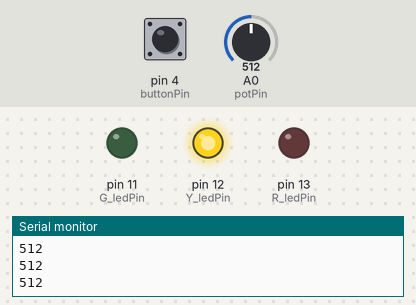
The sketch below on a simulated Arduino Uno, built with avr-gcc and run on an emulated ATmega328P. Parts: output pins drawn as LEDs (lit = HIGH), the last lines printed to the serial monitor. The test bench sets the inputs (shaded band); at power-on: pin 4 (buttonPin) LOW, A0 (potPin) = 512.

Above: at 1.2 s.
1.3 s: pin 4 (buttonPin) pulled HIGH for 0.15 s
At 2.6 s:
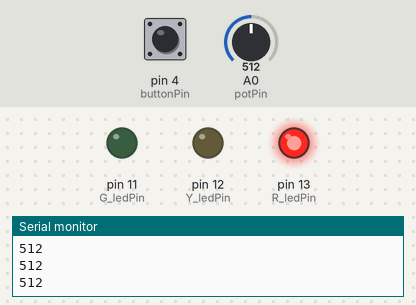
4.4 s: A0 (potPin) set to 753
6.0 s: A0 (potPin) set to 785
At 6.4 s:
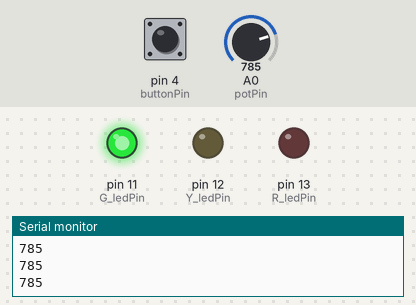
7.6 s: pin 4 (buttonPin) pulled HIGH for 1 s
At 10.1 s:
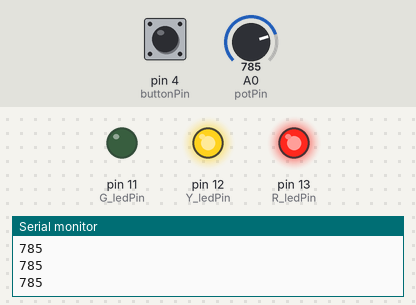
11.6 s: pin 4 (buttonPin) pulled HIGH for 3.2 s
At 12.1 s:
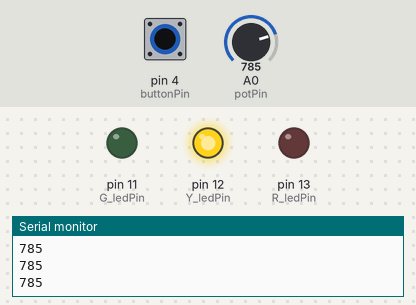
17.8 s: A0 (potPin) set to 758
At 19.3 s:
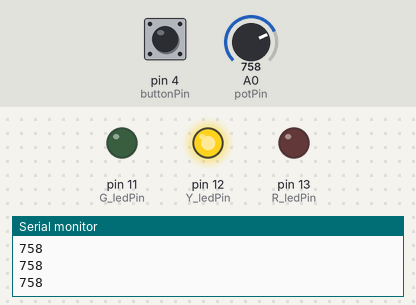
Timing chart, 0 to 20.4 s (numbered marks = the images above; inputs shaded):
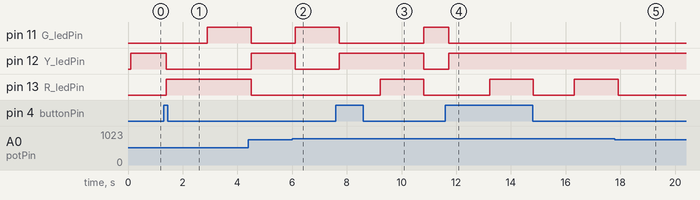

The sketch:

code.ino
```cpp
/*
  Introduction to Interactive Media
  Arduino Second Addignment: "Help your children learn about traffic lights"
  Aiya Sartbayeva
  March 30, 2021
*/

//constants to set pin numbers for the LEDs, button and potentiometer
const int R_ledPin = 13; //red LED is connected to digital PIN 13
const int Y_ledPin = 12; //yellow LED is connected to digital PIN 12
const int G_ledPin = 11; //green LED is connected to digital PIN 11
const int potPin = A0; //potentiometer is connected to analog 0 pin
const int buttonPin = 4; //switch is connected to digital PIN 4

// set the LED pins as output, potentiometer and button as input:
void setup() {
  pinMode(A0, INPUT);
  pinMode(4, INPUT);
  pinMode(13, OUTPUT);
  pinMode(12, OUTPUT);
  pinMode(11, OUTPUT);
  Serial.begin(9600); //initialize the serial communication
}

void loop() {
  int buttonState = digitalRead(4); //get a reading from the switch on 4
  int potMeasure = analogRead(A0); //get a reading from the potentiometer on A0
  Serial.println(potMeasure); //print out the value you read
  delay(100); // a delay makes values easier to read
  if (potMeasure < 512)
  {
    digitalWrite(13, HIGH);
    digitalWrite(12, LOW);
    digitalWrite(11, LOW);
    if (buttonState == HIGH) {
      digitalWrite(13, LOW);
      digitalWrite(12, HIGH);
      delay(1500);
      digitalWrite(11, HIGH);
      delay(1500);
    }
  }
  else if (potMeasure < 768)
  {
    digitalWrite(13, LOW);
    digitalWrite(12, HIGH);
    digitalWrite(11, LOW);
    if (buttonState == HIGH) {
      digitalWrite(12, LOW);
      digitalWrite(13, HIGH);
      delay(1500);
      digitalWrite(11, HIGH);
      delay(1500);
    }
  }
  else if (potMeasure < 1024)
  {
    digitalWrite(13, LOW);
    digitalWrite(12, LOW);
    digitalWrite(11, HIGH);
    if (buttonState == HIGH) {
      digitalWrite(11, LOW);
      digitalWrite(12, HIGH);
      delay(1500);
      digitalWrite(13, HIGH);
      delay(1500);
    }
  }
}
```

Measured:
- the behaviour switches between 767 and 768 on A0 (potPin) (found by bisection; images 1 and 2)
- after the input at 1.3 s, pin 11 (G_ledPin): LOW → HIGH after 1.6 s; pin 12 (Y_ledPin): HIGH → LOW after 0.10 s; pin 13 (R_ledPin): LOW → HIGH after 0.10 s
- after the input at 6.0 s, pin 11 (G_ledPin): LOW → HIGH after 0.11 s; pin 12 (Y_ledPin): HIGH → LOW after 0.11 s
- after the input at 7.6 s, pin 11 (G_ledPin): HIGH → LOW after 0.11 s, → HIGH 3.1 s later; pin 12 (Y_ledPin): LOW → HIGH after 0.11 s, → LOW 3.1 s later; pin 13 (R_ledPin): LOW → HIGH after 1.6 s, → LOW 1.6 s later
- after the input at 11.6 s, pin 11 (G_ledPin): HIGH → LOW after 0.12 s; pin 12 (Y_ledPin): LOW → HIGH after 0.12 s; pin 13 (R_ledPin): LOW → HIGH after 1.6 s, → LOW 1.6 s later, → HIGH 1.5 s later
- after the input at 17.8 s, pin 11 (G_ledPin): stays LOW (without the input it goes to HIGH after 0.12 s); pin 12 (Y_ledPin): stays HIGH (without the input it goes to LOW after 0.12 s)
